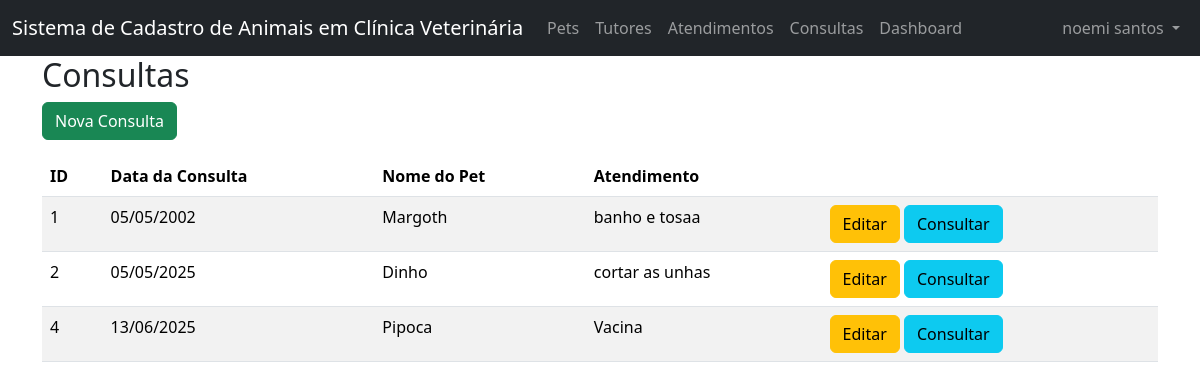
Screenshot of /projeto_p2/consultas.php (signed in) with the database file from the repository.
### tables this page shows
CREATE TABLE `consulta` (
  `id_consulta` int(11) NOT NULL,
  `data_consulta` datetime DEFAULT NULL,
  `pets_chip` int(11) NOT NULL,
  `atendimento_id` int(11) NOT NULL
);

CREATE TABLE `pets` (
  `chip` int(11) NOT NULL,
  `nome_pet` varchar(45) DEFAULT NULL,
  `idade_pet` int(11) DEFAULT NULL,
  `raca_pet` varchar(45) DEFAULT NULL,
  `tutores_cpf` int(11) NOT NULL
);

CREATE TABLE `atendimento` (
  `id` int(11) NOT NULL,
  `nome` varchar(45) DEFAULT NULL,
  `descricao` varchar(45) DEFAULT NULL,
  `valor` decimal(5,2) DEFAULT NULL
);

### projeto_p2/consultas.php (the view, shortened to what this page needs)
<?php
    require_once("cabecalho.php");
    function retornaConsultas(){
        require("conexao.php");
        try{
            $sql = "SELECT c.*, p.nome_pet, a.descricao
                    FROM consulta c
                    INNER JOIN pets p ON p.chip = c.pets_chip
                    INNER JOIN atendimento a ON a.id = c.atendimento_id";
            $stmt = $pdo->query($sql);
            return $stmt->fetchAll();
        } catch(Exception $e){
            die("Erro ao consultar consultas: " . $e->getMessage());
        }
    }
    $consultas = retornaConsultas();
?>
<h2>Consultas</h2>
<a href="nova_consulta.php" class="btn btn-success mb-3">Nova Consulta</a>
<table class="table table-hover table-striped" id="tabela">
    <thead>
        <tr>
            <th>ID</th>
            <th>Data da Consulta</th>
            <th>Nome do Pet</th>
            <th>Atendimento</th>
            <th></th>
        </tr>
    </thead>
    <tbody>
        <?php foreach($consultas as $c): ?>
            <tr>
                <td><?= $c['id_consulta'] ?></td>
                <td><?= date("d/m/Y", strtotime($c['data_consulta'])) ?></td>
                <td><?= $c['nome_pet'] ?></td>
                <td><?= $c['descricao'] ?></td>
                <td>
                    <a href="editar_consulta.php?id=<?= ($c['id_consulta']) ?>" class="btn btn-warning">Editar</a>
                    <a href="consultar_consulta.php?id=<?= ($c['id_consulta']) ?>" class="btn btn-info">Consultar</a>
                </td>
            </tr>
        <?php endforeach; ?>
    </tbody>
</table>
<?php
    require_once("rodape.php");
?>

### projeto_p2/cabecalho.php (shortened to what this page needs)
<!doctype html>
<html lang="en">
  <head>
    <link href="https://cdn.jsdelivr.net/npm/bootstrap@5.3.3/dist/css/bootstrap.min.css" rel="stylesheet">
    <link href="https://cdn.jsdelivr.net/npm/sweetalert2@11.7.0/dist/sweetalert2.min.css" rel="stylesheet">
    <link href="https://cdn.datatables.net/2.2.2/css/dataTables.bootstrap5.css" rel="stylesheet">
  </head>
  <body>
    <nav class="navbar navbar-expand-lg navbar-dark bg-dark">
      <div class="container-fluid">
        <a class="navbar-brand" href="principal.php"> Sistema de Cadastro de Animais em Clínica Veterinária</a>
        <div class="collapse navbar-collapse" id="navbarSupportedContent">
          <ul class="navbar-nav me-auto mb-2 mb-lg-0">
            <li class="nav-item">
              <a class="nav-link" href="pets.php">Pets</a>
            </li>
            <li class="nav-item">
              <a class="nav-link" href="tutores.php">Tutores</a>
            </li>
            <li class="nav-item">
              <a class="nav-link" href="atendimentos.php">Atendimentos</a>
            </li>
            <li class="nav-item">
              <a class="nav-link" href="consultas.php">Consultas</a>
            </li>
              <li class="nav-item">
              <a class="nav-link" href="dashboard.php">Dashboard</a>
            </li>
          </ul>
          <div class="d-flex">
          <ul class="navbar-nav me-auto my-2 my-lg-0 navbar-nav-scroll" style="--bs-scroll-height: 100px;">
            <li class="nav-item dropdown">
              <a class="nav-link dropdown-toggle" href="#" role="button" data-bs-toggle="dropdown" aria-expanded="false">
                <?= $_SESSION['usuario'] ?>
              </a>
            </li>
          </ul>
          </div>
        </div>
      </div>
    </nav>
    <main class="container">

### projeto_p2/rodape.php (shortened to what this page needs)
</main>
  </body>
</html>

### rows the page displays
consulta: id_consulta "1", data_consulta "05/05/2002", pets_chip.nome_pet "Margoth", atendimento.descricao "banho e tosaa"
consulta: id_consulta "2", data_consulta "05/05/2025", pets_chip.nome_pet "Dinho", atendimento.descricao "cortar as unhas"
consulta: id_consulta "4", data_consulta "13/06/2025", pets_chip.nome_pet "Pipoca", atendimento.descricao "Vacina"

### other values shown
$_SESSION['usuario'] "noemi santos"
